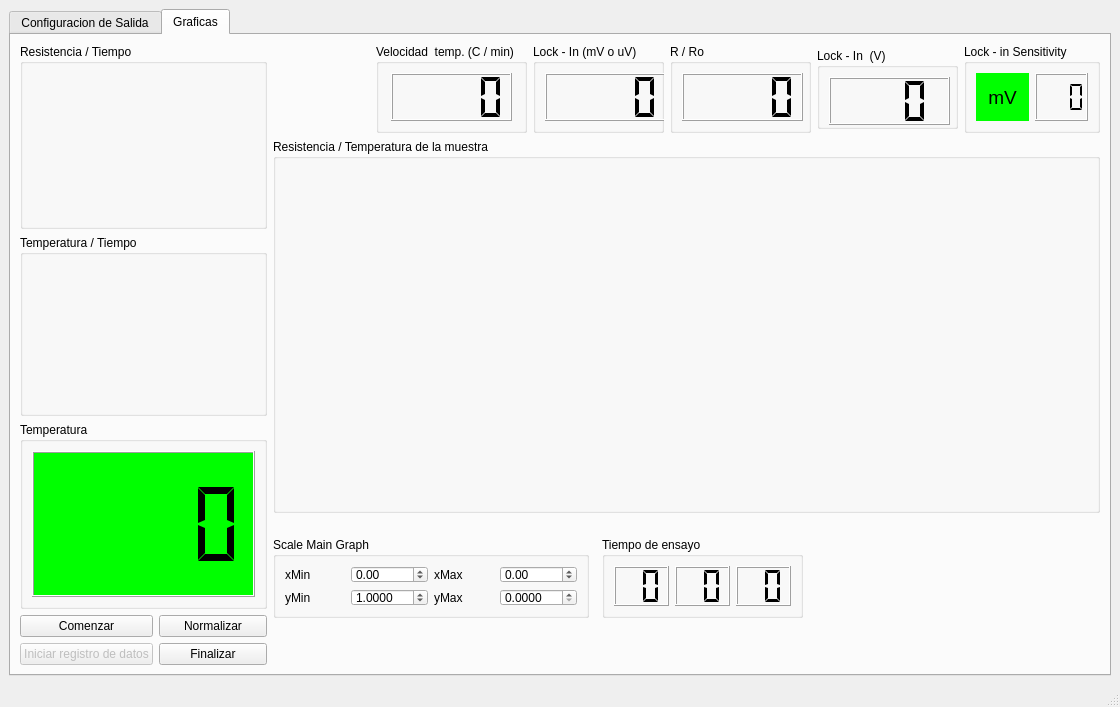
<?xml version="1.0" encoding="UTF-8"?>
<ui version="4.0">
 <class>MainWindow</class>
 <widget class="QMainWindow" name="MainWindow">
  <property name="geometry">
   <rect>
    <x>0</x>
    <y>0</y>
    <width>1120</width>
    <height>707</height>
   </rect>
  </property>
  <property name="windowTitle">
   <string>MainWindow</string>
  </property>
  <widget class="QWidget" name="centralwidget">
   <layout class="QGridLayout" name="gridLayout_5">
    <item row="0" column="0">
     <widget class="QTabWidget" name="tabmainwidget">
      <property name="enabled">
       <bool>true</bool>
      </property>
      <property name="currentIndex">
       <number>1</number>
      </property>
      <widget class="QWidget" name="tab_output_config">
       <attribute name="title">
        <string>Configuracion de Salida</string>
       </attribute>
       <layout class="QGridLayout" name="gridLayout_6">
        <item row="1" column="3" rowspan="2">
         <spacer name="horizontalSpacer_2">
          <property name="orientation">
           <enum>Qt::Horizontal</enum>
          </property>
          <property name="sizeHint" stdset="0">
           <size>
            <width>687</width>
            <height>20</height>
           </size>
          </property>
         </spacer>
        </item>
        <item row="1" column="1">
         <widget class="QLabel" name="label_9">
          <property name="text">
           <string>Datos por segundo</string>
          </property>
         </widget>
        </item>
        <item row="1" column="2">
         <widget class="QSpinBox" name="sb_data_per_second">
          <property name="minimum">
           <number>1</number>
          </property>
         </widget>
        </item>
        <item row="0" column="0" colspan="4">
         <widget class="QGroupBox" name="gb_output_file">
          <property name="title">
           <string>Archivo de Salida</string>
          </property>
          <property name="checkable">
           <bool>false</bool>
          </property>
          <property name="checked">
           <bool>false</bool>
          </property>
          <layout class="QGridLayout" name="gridLayout_8">
           <item row="0" column="1" colspan="3">
            <widget class="QLineEdit" name="le_output_file_path">
             <property name="text">
              <string/>
             </property>
            </widget>
           </item>
           <item row="0" column="0">
            <widget class="QLabel" name="lb_output_file_path">
             <property name="text">
              <string>Ruta</string>
             </property>
            </widget>
           </item>
           <item row="1" column="3">
            <widget class="QLineEdit" name="le_output_file_commentchar">
             <property name="text">
              <string>%</string>
             </property>
            </widget>
           </item>
           <item row="0" column="4">
            <widget class="QToolButton" name="tlb_output_file_path">
             <property name="text">
              <string>...</string>
             </property>
            </widget>
           </item>
           <item row="1" column="0" colspan="3">
            <widget class="QLabel" name="lb_output_file_commentchar">
             <property name="text">
              <string>Caracter de comentario</string>
             </property>
            </widget>
           </item>
           <item row="3" column="0" colspan="5">
            <widget class="QGroupBox" name="gb_footer">
             <property name="title">
              <string>Pie de pagina</string>
             </property>
             <layout class="QGridLayout" name="gridLayout_16">
              <item row="0" column="0">
               <widget class="QPlainTextEdit" name="ptx_footer"/>
              </item>
             </layout>
            </widget>
           </item>
           <item row="2" column="0" colspan="5">
            <widget class="QGroupBox" name="gb_header">
             <property name="title">
              <string>Encabezado</string>
             </property>
             <layout class="QGridLayout" name="gridLayout_14">
              <item row="0" column="0">
               <widget class="QPlainTextEdit" name="ptx_header"/>
              </item>
             </layout>
            </widget>
           </item>
           <item row="1" column="4">
            <spacer name="horizontalSpacer_3">
             <property name="orientation">
              <enum>Qt::Horizontal</enum>
             </property>
             <property name="sizeHint" stdset="0">
              <size>
               <width>40</width>
               <height>20</height>
              </size>
             </property>
            </spacer>
           </item>
          </layout>
         </widget>
        </item>
        <item row="1" column="0" rowspan="2">
         <widget class="QGroupBox" name="gb_input_config">
          <property name="minimumSize">
           <size>
            <width>321</width>
            <height>0</height>
           </size>
          </property>
          <property name="title">
           <string>Dispositivos de entrada</string>
          </property>
          <property name="checkable">
           <bool>false</bool>
          </property>
          <property name="checked">
           <bool>false</bool>
          </property>
          <layout class="QGridLayout" name="gridLayout_3">
           <item row="0" column="1">
            <widget class="QComboBox" name="cbx_temperature_sample_input">
             <item>
              <property name="text">
               <string>AG34401A</string>
              </property>
             </item>
             <item>
              <property name="text">
               <string>AG34410A</string>
              </property>
             </item>
             <item>
              <property name="text">
               <string>USB TEMP AI</string>
              </property>
             </item>
            </widget>
           </item>
           <item row="0" column="2">
            <widget class="QComboBox" name="cbx_temperature_sample_channel">
             <property name="enabled">
              <bool>true</bool>
             </property>
             <property name="currentIndex">
              <number>-1</number>
             </property>
            </widget>
           </item>
           <item row="0" column="0">
            <widget class="QLabel" name="lb_dilatometer_termperature_input_2">
             <property name="text">
              <string>Temperatura muestra</string>
             </property>
            </widget>
           </item>
           <item row="1" column="1">
            <widget class="QComboBox" name="cbx_lock_in_input">
             <item>
              <property name="text">
               <string>LOCK-IN SR530</string>
              </property>
             </item>
             <item>
              <property name="text">
               <string>AG34410A</string>
              </property>
             </item>
             <item>
              <property name="text">
               <string>AG34401A</string>
              </property>
             </item>
            </widget>
           </item>
           <item row="1" column="2">
            <widget class="QComboBox" name="cbx_lock_in_channel">
             <property name="currentIndex">
              <number>0</number>
             </property>
             <item>
              <property name="text">
               <string/>
              </property>
             </item>
            </widget>
           </item>
           <item row="1" column="0">
            <widget class="QLabel" name="label">
             <property name="text">
              <string>Lock - In</string>
             </property>
            </widget>
           </item>
          </layout>
          <zorder>cbx_lock_in_input</zorder>
          <zorder>cbx_lock_in_channel</zorder>
          <zorder>lb_dilatometer_termperature_input_2</zorder>
          <zorder>cbx_temperature_sample_input</zorder>
          <zorder>cbx_temperature_sample_channel</zorder>
          <zorder>label</zorder>
         </widget>
        </item>
       </layout>
      </widget>
      <widget class="QWidget" name="tab_plots">
       <attribute name="title">
        <string>Graficas</string>
       </attribute>
       <layout class="QGridLayout" name="gridLayout_9">
        <item row="0" column="0" rowspan="2" colspan="2">
         <widget class="QGroupBox" name="gb_auxplot_1">
          <property name="minimumSize">
           <size>
            <width>247</width>
            <height>181</height>
           </size>
          </property>
          <property name="maximumSize">
           <size>
            <width>300</width>
            <height>205</height>
           </size>
          </property>
          <property name="title">
           <string>Resistencia / Tiempo</string>
          </property>
         </widget>
        </item>
        <item row="0" column="2">
         <spacer name="horizontalSpacer_4">
          <property name="orientation">
           <enum>Qt::Horizontal</enum>
          </property>
          <property name="sizeHint" stdset="0">
           <size>
            <width>203</width>
            <height>20</height>
           </size>
          </property>
         </spacer>
        </item>
        <item row="0" column="3">
         <widget class="QGroupBox" name="groupBox_2">
          <property name="minimumSize">
           <size>
            <width>151</width>
            <height>81</height>
           </size>
          </property>
          <property name="title">
           <string>Velocidad  temp. (C / min)</string>
          </property>
          <layout class="QGridLayout" name="gridLayout">
           <item row="0" column="0">
            <widget class="QLCDNumber" name="lcd_var_4">
             <property name="minimumSize">
              <size>
               <width>121</width>
               <height>48</height>
              </size>
             </property>
             <property name="maximumSize">
              <size>
               <width>121</width>
               <height>48</height>
              </size>
             </property>
             <property name="smallDecimalPoint">
              <bool>true</bool>
             </property>
             <property name="numDigits">
              <number>4</number>
             </property>
             <property name="digitCount">
              <number>4</number>
             </property>
             <property name="segmentStyle">
              <enum>QLCDNumber::Flat</enum>
             </property>
            </widget>
           </item>
          </layout>
         </widget>
        </item>
        <item row="0" column="4" colspan="2">
         <widget class="QGroupBox" name="groupBox_4">
          <property name="minimumSize">
           <size>
            <width>131</width>
            <height>0</height>
           </size>
          </property>
          <property name="palette">
           <palette>
            <active>
             <colorrole role="Base">
              <brush brushstyle="SolidPattern">
               <color alpha="255">
                <red>255</red>
                <green>255</green>
                <blue>255</blue>
               </color>
              </brush>
             </colorrole>
             <colorrole role="Window">
              <brush brushstyle="SolidPattern">
               <color alpha="255">
                <red>255</red>
                <green>255</green>
                <blue>0</blue>
               </color>
              </brush>
             </colorrole>
            </active>
            <inactive>
             <colorrole role="Base">
              <brush brushstyle="SolidPattern">
               <color alpha="255">
                <red>255</red>
                <green>255</green>
                <blue>255</blue>
               </color>
              </brush>
             </colorrole>
             <colorrole role="Window">
              <brush brushstyle="SolidPattern">
               <color alpha="255">
                <red>255</red>
                <green>255</green>
                <blue>0</blue>
               </color>
              </brush>
             </colorrole>
            </inactive>
            <disabled>
             <colorrole role="Base">
              <brush brushstyle="SolidPattern">
               <color alpha="255">
                <red>255</red>
                <green>255</green>
                <blue>0</blue>
               </color>
              </brush>
             </colorrole>
             <colorrole role="Window">
              <brush brushstyle="SolidPattern">
               <color alpha="255">
                <red>255</red>
                <green>255</green>
                <blue>0</blue>
               </color>
              </brush>
             </colorrole>
            </disabled>
           </palette>
          </property>
          <property name="title">
           <string>Lock - In (mV o uV)</string>
          </property>
          <layout class="QGridLayout" name="gridLayout_7">
           <item row="0" column="0">
            <widget class="QLCDNumber" name="lcd_var_5">
             <property name="minimumSize">
              <size>
               <width>121</width>
               <height>48</height>
              </size>
             </property>
             <property name="maximumSize">
              <size>
               <width>121</width>
               <height>48</height>
              </size>
             </property>
             <property name="palette">
              <palette>
               <active>
                <colorrole role="Base">
                 <brush brushstyle="SolidPattern">
                  <color alpha="255">
                   <red>255</red>
                   <green>255</green>
                   <blue>255</blue>
                  </color>
                 </brush>
                </colorrole>
                <colorrole role="Window">
                 <brush brushstyle="SolidPattern">
                  <color alpha="255">
                   <red>255</red>
                   <green>255</green>
                   <blue>0</blue>
                  </color>
                 </brush>
                </colorrole>
               </active>
               <inactive>
                <colorrole role="Base">
                 <brush brushstyle="SolidPattern">
                  <color alpha="255">
                   <red>255</red>
                   <green>255</green>
                   <blue>255</blue>
                  </color>
                 </brush>
                </colorrole>
                <colorrole role="Window">
                 <brush brushstyle="SolidPattern">
                  <color alpha="255">
                   <red>255</red>
                   <green>255</green>
                   <blue>0</blue>
                  </color>
                 </brush>
                </colorrole>
               </inactive>
               <disabled>
                <colorrole role="Base">
                 <brush brushstyle="SolidPattern">
                  <color alpha="255">
                   <red>255</red>
                   <green>255</green>
                   <blue>0</blue>
                  </color>
                 </brush>
                </colorrole>
                <colorrole role="Window">
                 <brush brushstyle="SolidPattern">
                  <color alpha="255">
                   <red>255</red>
                   <green>255</green>
                   <blue>0</blue>
                  </color>
                 </brush>
                </colorrole>
               </disabled>
              </palette>
             </property>
             <property name="smallDecimalPoint">
              <bool>true</bool>
             </property>
             <property name="numDigits">
              <number>4</number>
             </property>
             <property name="digitCount">
              <number>4</number>
             </property>
             <property name="segmentStyle">
              <enum>QLCDNumber::Flat</enum>
             </property>
            </widget>
           </item>
          </layout>
         </widget>
        </item>
        <item row="0" column="6">
         <widget class="QGroupBox" name="gb_var_2">
          <property name="minimumSize">
           <size>
            <width>141</width>
            <height>81</height>
           </size>
          </property>
          <property name="title">
           <string>R / Ro</string>
          </property>
          <layout class="QGridLayout" name="gridLayout_11">
           <item row="0" column="0">
            <widget class="QLCDNumber" name="lcd_var_2">
             <property name="minimumSize">
              <size>
               <width>121</width>
               <height>48</height>
              </size>
             </property>
             <property name="maximumSize">
              <size>
               <width>121</width>
               <height>48</height>
              </size>
             </property>
             <property name="smallDecimalPoint">
              <bool>true</bool>
             </property>
             <property name="numDigits">
              <number>4</number>
             </property>
             <property name="digitCount">
              <number>4</number>
             </property>
             <property name="segmentStyle">
              <enum>QLCDNumber::Flat</enum>
             </property>
             <property name="value" stdset="0">
              <double>0.000000000000000</double>
             </property>
             <property name="intValue" stdset="0">
              <number>0</number>
             </property>
            </widget>
           </item>
          </layout>
         </widget>
        </item>
        <item row="0" column="7">
         <widget class="QGroupBox" name="gb_var_3">
          <property name="minimumSize">
           <size>
            <width>141</width>
            <height>81</height>
           </size>
          </property>
          <property name="maximumSize">
           <size>
            <width>141</width>
            <height>81</height>
           </size>
          </property>
          <property name="title">
           <string>Lock - In  (V)</string>
          </property>
          <layout class="QGridLayout" name="gridLayout_12">
           <item row="0" column="0">
            <widget class="QLCDNumber" name="lcd_var_3">
             <property name="minimumSize">
              <size>
               <width>121</width>
               <height>48</height>
              </size>
             </property>
             <property name="maximumSize">
              <size>
               <width>121</width>
               <height>48</height>
              </size>
             </property>
             <property name="smallDecimalPoint">
              <bool>true</bool>
             </property>
             <property name="numDigits">
              <number>3</number>
             </property>
             <property name="digitCount">
              <number>3</number>
             </property>
             <property name="segmentStyle">
              <enum>QLCDNumber::Flat</enum>
             </property>
             <property name="value" stdset="0">
              <double>0.000000000000000</double>
             </property>
             <property name="intValue" stdset="0">
              <number>0</number>
             </property>
            </widget>
           </item>
          </layout>
         </widget>
        </item>
        <item row="1" column="2" rowspan="3" colspan="7">
         <widget class="QGroupBox" name="gb_mainplot">
          <property name="maximumSize">
           <size>
            <width>16777215</width>
            <height>401</height>
           </size>
          </property>
          <property name="contextMenuPolicy">
           <enum>Qt::NoContextMenu</enum>
          </property>
          <property name="title">
           <string>Resistencia / Temperatura de la muestra</string>
          </property>
         </widget>
        </item>
        <item row="2" column="0" colspan="2">
         <widget class="QGroupBox" name="gb_auxplot_2">
          <property name="minimumSize">
           <size>
            <width>247</width>
            <height>181</height>
           </size>
          </property>
          <property name="maximumSize">
           <size>
            <width>300</width>
            <height>181</height>
           </size>
          </property>
          <property name="title">
           <string>Temperatura / Tiempo</string>
          </property>
         </widget>
        </item>
        <item row="3" column="0" rowspan="2" colspan="2">
         <widget class="QGroupBox" name="groupBox_3">
          <property name="minimumSize">
           <size>
            <width>241</width>
            <height>171</height>
           </size>
          </property>
          <property name="title">
           <string>Temperatura</string>
          </property>
          <layout class="QGridLayout" name="gridLayout_2">
           <item row="0" column="0">
            <widget class="QLCDNumber" name="lcd_temperature_sample">
             <property name="palette">
              <palette>
               <active>
                <colorrole role="Base">
                 <brush brushstyle="SolidPattern">
                  <color alpha="255">
                   <red>255</red>
                   <green>255</green>
                   <blue>255</blue>
                  </color>
                 </brush>
                </colorrole>
                <colorrole role="Window">
                 <brush brushstyle="SolidPattern">
                  <color alpha="255">
                   <red>0</red>
                   <green>255</green>
                   <blue>0</blue>
                  </color>
                 </brush>
                </colorrole>
               </active>
               <inactive>
                <colorrole role="Base">
                 <brush brushstyle="SolidPattern">
                  <color alpha="255">
                   <red>255</red>
                   <green>255</green>
                   <blue>255</blue>
                  </color>
                 </brush>
                </colorrole>
                <colorrole role="Window">
                 <brush brushstyle="SolidPattern">
                  <color alpha="255">
                   <red>0</red>
                   <green>255</green>
                   <blue>0</blue>
                  </color>
                 </brush>
                </colorrole>
               </inactive>
               <disabled>
                <colorrole role="Base">
                 <brush brushstyle="SolidPattern">
                  <color alpha="255">
                   <red>0</red>
                   <green>255</green>
                   <blue>0</blue>
                  </color>
                 </brush>
                </colorrole>
                <colorrole role="Window">
                 <brush brushstyle="SolidPattern">
                  <color alpha="255">
                   <red>0</red>
                   <green>255</green>
                   <blue>0</blue>
                  </color>
                 </brush>
                </colorrole>
               </disabled>
              </palette>
             </property>
             <property name="font">
              <font>
               <weight>75</weight>
               <bold>true</bold>
              </font>
             </property>
             <property name="autoFillBackground">
              <bool>true</bool>
             </property>
             <property name="smallDecimalPoint">
              <bool>true</bool>
             </property>
             <property name="numDigits">
              <number>4</number>
             </property>
             <property name="digitCount">
              <number>4</number>
             </property>
             <property name="segmentStyle">
              <enum>QLCDNumber::Flat</enum>
             </property>
            </widget>
           </item>
          </layout>
         </widget>
        </item>
        <item row="4" column="2" rowspan="2" colspan="3">
         <widget class="QGroupBox" name="gb_scale_mainplot_controls">
          <property name="minimumSize">
           <size>
            <width>316</width>
            <height>81</height>
           </size>
          </property>
          <property name="maximumSize">
           <size>
            <width>316</width>
            <height>81</height>
           </size>
          </property>
          <property name="title">
           <string>Scale Main Graph</string>
          </property>
          <layout class="QGridLayout" name="gridLayout_15">
           <item row="0" column="0">
            <widget class="QLabel" name="lb_x_min">
             <property name="text">
              <string>xMin</string>
             </property>
            </widget>
           </item>
           <item row="0" column="2">
            <widget class="QLabel" name="lb_x_max">
             <property name="text">
              <string>xMax</string>
             </property>
            </widget>
           </item>
           <item row="1" column="0">
            <widget class="QLabel" name="lb_y_min">
             <property name="text">
              <string>yMin</string>
             </property>
            </widget>
           </item>
           <item row="1" column="2">
            <widget class="QLabel" name="lb_y_max">
             <property name="text">
              <string>yMax</string>
             </property>
            </widget>
           </item>
           <item row="1" column="1">
            <widget class="QDoubleSpinBox" name="sb_ymin">
             <property name="decimals">
              <number>4</number>
             </property>
             <property name="minimum">
              <double>0.000000000000000</double>
             </property>
             <property name="maximum">
              <double>499.000000000000000</double>
             </property>
             <property name="singleStep">
              <double>1.000000000000000</double>
             </property>
             <property name="value">
              <double>1.000000000000000</double>
             </property>
            </widget>
           </item>
           <item row="1" column="3">
            <widget class="QDoubleSpinBox" name="sb_ymax">
             <property name="decimals">
              <number>4</number>
             </property>
             <property name="minimum">
              <double>0.000000000000000</double>
             </property>
             <property name="maximum">
              <double>500.000000000000000</double>
             </property>
             <property name="singleStep">
              <double>1.000000000000000</double>
             </property>
            </widget>
           </item>
           <item row="0" column="1">
            <widget class="QDoubleSpinBox" name="sb_xmin">
             <property name="minimum">
              <double>-500.000000000000000</double>
             </property>
             <property name="maximum">
              <double>499.000000000000000</double>
             </property>
            </widget>
           </item>
           <item row="0" column="3">
            <widget class="QDoubleSpinBox" name="sb_xmax">
             <property name="minimum">
              <double>-450.000000000000000</double>
             </property>
             <property name="maximum">
              <double>500.000000000000000</double>
             </property>
            </widget>
           </item>
          </layout>
         </widget>
        </item>
        <item row="4" column="5" rowspan="2" colspan="2">
         <widget class="QGroupBox" name="gb_time">
          <property name="minimumSize">
           <size>
            <width>201</width>
            <height>81</height>
           </size>
          </property>
          <property name="maximumSize">
           <size>
            <width>201</width>
            <height>81</height>
           </size>
          </property>
          <property name="title">
           <string>Tiempo de ensayo</string>
          </property>
          <layout class="QGridLayout" name="gridLayout_13">
           <item row="0" column="0">
            <widget class="QLCDNumber" name="lcd_time_hour">
             <property name="smallDecimalPoint">
              <bool>false</bool>
             </property>
             <property name="numDigits">
              <number>2</number>
             </property>
             <property name="digitCount">
              <number>2</number>
             </property>
             <property name="segmentStyle">
              <enum>QLCDNumber::Flat</enum>
             </property>
             <property name="value" stdset="0">
              <double>0.000000000000000</double>
             </property>
             <property name="intValue" stdset="0">
              <number>0</number>
             </property>
            </widget>
           </item>
           <item row="0" column="1">
            <widget class="QLCDNumber" name="lcd_time_minute">
             <property name="numDigits">
              <number>2</number>
             </property>
             <property name="digitCount">
              <number>2</number>
             </property>
             <property name="segmentStyle">
              <enum>QLCDNumber::Flat</enum>
             </property>
             <property name="intValue" stdset="0">
              <number>0</number>
             </property>
            </widget>
           </item>
           <item row="0" column="2">
            <widget class="QLCDNumber" name="lcd_time_second">
             <property name="numDigits">
              <number>2</number>
             </property>
             <property name="segmentStyle">
              <enum>QLCDNumber::Flat</enum>
             </property>
             <property name="intValue" stdset="0">
              <number>0</number>
             </property>
            </widget>
           </item>
          </layout>
         </widget>
        </item>
        <item row="5" column="0">
         <widget class="QPushButton" name="pb_start">
          <property name="text">
           <string>Comenzar</string>
          </property>
          <property name="iconSize">
           <size>
            <width>40</width>
            <height>40</height>
           </size>
          </property>
         </widget>
        </item>
        <item row="5" column="1">
         <widget class="QPushButton" name="pb_normalizar">
          <property name="enabled">
           <bool>true</bool>
          </property>
          <property name="text">
           <string>Normalizar</string>
          </property>
         </widget>
        </item>
        <item row="6" column="0">
         <widget class="QPushButton" name="pb_start_save_data">
          <property name="enabled">
           <bool>false</bool>
          </property>
          <property name="text">
           <string>Iniciar registro de datos</string>
          </property>
          <property name="iconSize">
           <size>
            <width>40</width>
            <height>40</height>
           </size>
          </property>
         </widget>
        </item>
        <item row="6" column="1">
         <widget class="QPushButton" name="pb_end">
          <property name="text">
           <string>Finalizar</string>
          </property>
          <property name="iconSize">
           <size>
            <width>40</width>
            <height>40</height>
           </size>
          </property>
         </widget>
        </item>
        <item row="6" column="7" colspan="2">
         <spacer name="horizontalSpacer">
          <property name="orientation">
           <enum>Qt::Horizontal</enum>
          </property>
          <property name="sizeHint" stdset="0">
           <size>
            <width>389</width>
            <height>20</height>
           </size>
          </property>
         </spacer>
        </item>
        <item row="0" column="8">
         <widget class="QGroupBox" name="gb_lock_in_sensitivity">
          <property name="title">
           <string>Lock - in Sensitivity</string>
          </property>
          <layout class="QGridLayout" name="gridLayout_4">
           <item row="0" column="1" rowspan="2">
            <widget class="QLCDNumber" name="lcd_lock_in_sensitivity">
             <property name="smallDecimalPoint">
              <bool>false</bool>
             </property>
             <property name="numDigits">
              <number>3</number>
             </property>
             <property name="segmentStyle">
              <enum>QLCDNumber::Flat</enum>
             </property>
            </widget>
           </item>
           <item row="0" column="0" rowspan="2">
            <widget class="QLabel" name="lb_lock_in_sensitivity_unit">
             <property name="font">
              <font>
               <pointsize>14</pointsize>
              </font>
             </property>
             <property name="autoFillBackground">
              <bool>false</bool>
             </property>
             <property name="styleSheet">
              <string notr="true">background-color:rgb(0, 255, 0)</string>
             </property>
             <property name="text">
              <string>mV</string>
             </property>
             <property name="textFormat">
              <enum>Qt::AutoText</enum>
             </property>
             <property name="alignment">
              <set>Qt::AlignCenter</set>
             </property>
            </widget>
           </item>
          </layout>
         </widget>
        </item>
       </layout>
      </widget>
     </widget>
    </item>
   </layout>
  </widget>
  <widget class="QMenuBar" name="menubar">
   <property name="geometry">
    <rect>
     <x>0</x>
     <y>0</y>
     <width>1120</width>
     <height>21</height>
    </rect>
   </property>
  </widget>
  <widget class="QStatusBar" name="statusbar"/>
 </widget>
 <resources/>
 <connections/>
</ui>
